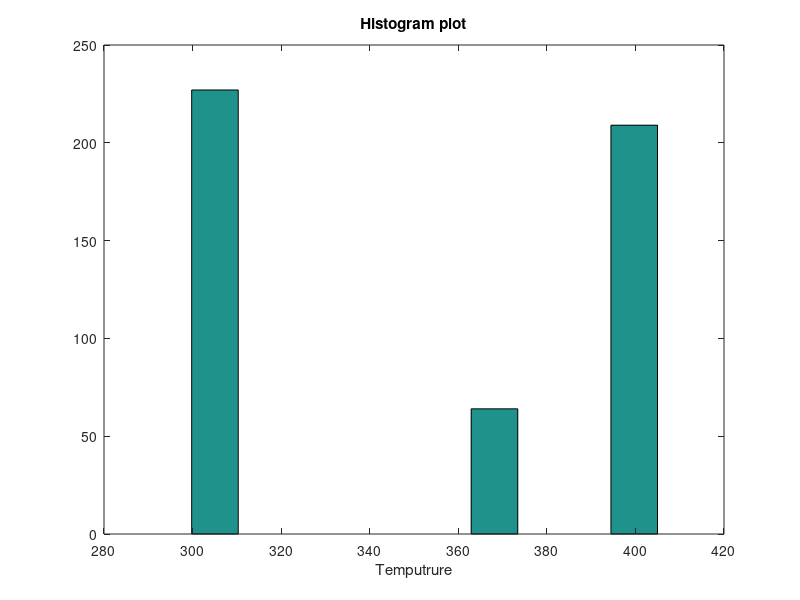

The MATLAB script that drew this image:
function [x]= exam_3_a
clc
clear
x=[];
fval=[];
options=optimset('MaxFunEvals',1000,'MaxIter',1000);
for i=1:1:500
% x0=[Ca_ini(i);T_ini(i)];
Ca_ini=2*rand;
T_ini=200+500*rand;
x0=[Ca_ini ;T_ini ];
[xx,fvall] = fsolve(@solve_this,x0,options);
conversion=(2-xx(1))/2;
xx(1)=conversion;
x=[x xx]; 
fval=[fval fvall];
end
hist(x(2,:))
title('Histogram plot');
xlabel('Temputrure')
end
function [y]= solve_this(x)
Tf=298;
UAh_over_Vr=120;
T0=298;
Tc=300;
Cp=4.0;
Caf=2.0;
k0=0.001;
Ea_over_R=8000;
ro=1000;
delt_Hr=-3*10^5;
tao=10;
Ca=x(1);
T=x(2);
k=k0*exp(-Ea_over_R*(1/T-1/T0));
y(1)=(Caf-Ca)/tao-k*Ca;
y(2)=-delt_Hr*k*Ca/ro/Cp+(Tf-T)/tao-UAh_over_Vr*(T-Tc)/(ro*Cp);
end
